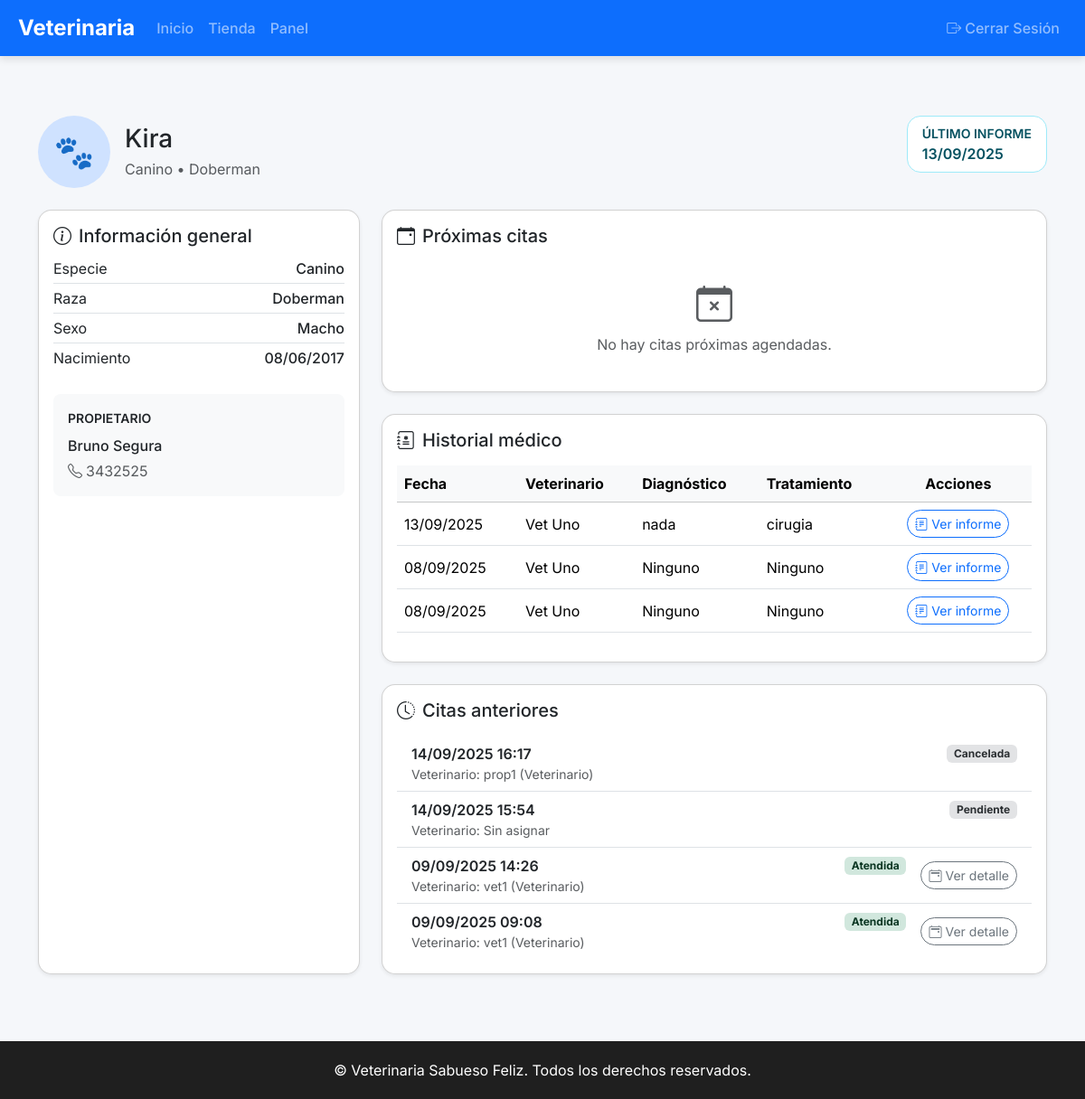
Before: /mascota/1/ (signed in) with the older database file.
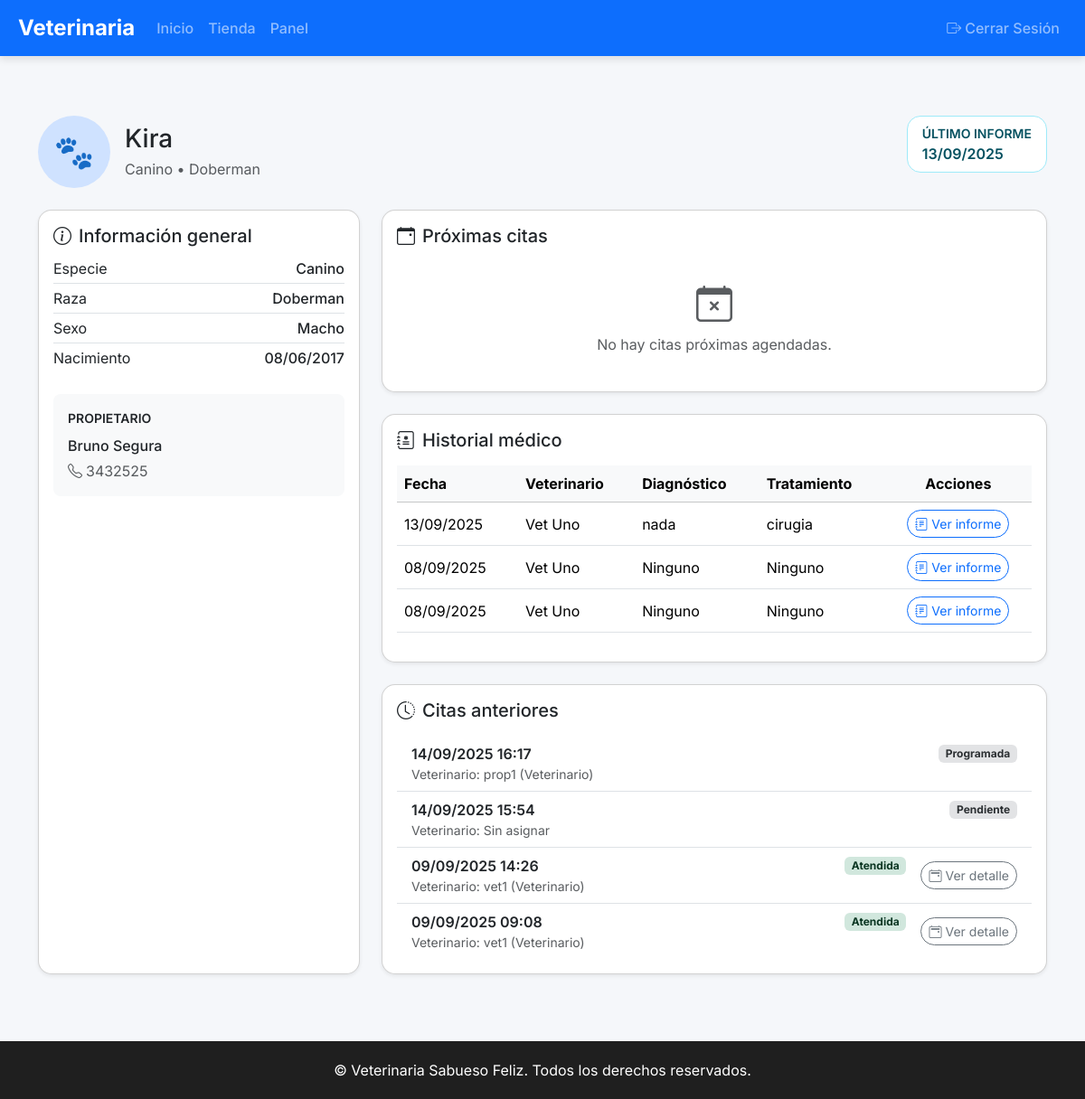
After: the same page with the newer database file.
### Core/models.py (models this page shows, shortened)
class Cita(models.Model):
    ESTADOS = (
        ("pendiente", "Pendiente"),
        ("programada", "Programada"),
        ("atendida", "Atendida"),
        ("cancelada", "Cancelada"),
    )
    TIPOS = (
        ("consulta", "Consulta"),
        ("vacunacion", "Vacunación"),
        ("cirugia", "Cirugía"),
    )
    paciente = models.ForeignKey(Paciente, on_delete=models.CASCADE)
    veterinario = models.ForeignKey(
        User,
        limit_choices_to={"rol": "VET"},
        on_delete=models.SET_NULL,
        null=True,
        blank=True,
    )
    fecha_solicitada = models.DateField(default=timezone.now)
    fecha_hora = models.DateTimeField(blank=True, null=True)
    duracion = models.IntegerField(default=30)  # duración en minutos
    tipo = models.CharField(max_length=50, choices=TIPOS, default="consulta")
    estado = models.CharField(max_length=20, choices=ESTADOS, default="pendiente")
    notas = models.TextField(blank=True)

class User(AbstractUser):
    ROLES = (
        ("ADMIN", "Administrador"),
        ("VET", "Veterinario"),
        ("ADMIN_OP", "Administrativo"),
        ("OWNER", "Propietario"),
    )
    rol = models.CharField(max_length=20, choices=ROLES)
    telefono = models.CharField(max_length=20, blank=True)
    direccion = models.CharField(max_length=200, blank=True)
    activo = models.BooleanField(default=True)
    avatar = models.ImageField(upload_to="avatars/", blank=True, null=True)
    especialidad = models.CharField(max_length=100, blank=True)  # para veterinarios
    def __str__(self):
        return f"{self.username} ({self.get_rol_display()})"

### Core/views.py (the view)
# urls.py: path('mascota/<int:paciente_id>/', views.detalle_mascota, name='detalle_mascota'),
@login_required
def detalle_mascota(request, paciente_id):
    paciente = get_object_or_404(Paciente, id=paciente_id)
    if request.user.rol == "OWNER" and paciente.propietario.user != request.user:
        messages.error(request, "No tienes permiso para ver esta mascota.")
        return redirect("dashboard")
    historiales_qs = HistorialMedico.objects.filter(paciente=paciente).order_by("-fecha")
    historiales = list(historiales_qs)
    citas_qs = (
        Cita.objects.filter(paciente=paciente)
        .select_related("veterinario", "historial_medico")
        .order_by("-fecha_solicitada", "-fecha_hora")
    )
    citas = list(citas_qs)
    historiales_por_fecha = {}
    for historial in historiales:
        fecha_hist = historial.fecha
        if timezone.is_aware(fecha_hist):
            fecha_hist = timezone.localtime(fecha_hist)
        historiales_por_fecha.setdefault(fecha_hist.date(), historial)
    for cita in citas:
        historial_relacionado = getattr(cita, "historial_medico", None)
        if historial_relacionado:
            cita.historial_relacionado = historial_relacionado
            continue
        fecha_cita = cita.fecha_hora
        if fecha_cita:
            if timezone.is_aware(fecha_cita):
                fecha_cita = timezone.localtime(fecha_cita)
        else:
            fecha_cita = datetime.combine(cita.fecha_solicitada, time.min)
            if timezone.is_naive(fecha_cita):
                fecha_cita = timezone.make_aware(
                    fecha_cita, timezone.get_current_timezone()
                )
        cita.historial_relacionado = historiales_por_fecha.get(fecha_cita.date())
    ahora = timezone.now()
    citas_confirmadas = [cita for cita in citas if cita.fecha_hora]
    citas_futuras = sorted(
        (cita for cita in citas_confirmadas if cita.fecha_hora >= ahora),
        key=lambda c: c.fecha_hora,
    )
    citas_pasadas = [
        cita for cita in citas_confirmadas if cita.fecha_hora < ahora
    ]
    ultima_consulta = historiales[0] if historiales else None
    proxima_cita = citas_futuras[0] if citas_futuras else None
    template = (
        "core/detalle_mascota_admin.html"
        if request.user.rol in {"ADMIN", "ADMIN_OP"}
        else "core/detalle_mascota.html"
    )
    return render(
        request,
        template,
        {
            "paciente": paciente,
            "historiales": historiales,
            "citas": citas,
            "citas_futuras": citas_futuras,
            "citas_pasadas": citas_pasadas,
            "ultima_consulta": ultima_consulta,
            "proxima_cita": proxima_cita,
        },
    )

### Core/templates/core/detalle_mascota.html (shortened to what the changed rows need)
{% extends "core/base.html" %}
{% block content %}
<div class="py-4">
    <div class="d-flex flex-column flex-lg-row align-items-center align-items-lg-start justify-content-between gap-4 mb-4">
        <div class="d-flex align-items-center gap-3">
            <div>
                <h1 class="h3 mb-1">{{ paciente.nombre }}</h1>
            </div>
        </div>
    </div>
    <div class="row g-4">
        <div class="col-lg-8">
            <div class="card shadow-sm">
                <div class="card-body">
                    {% if historiales %}
                    <div class="table-responsive">
                        <table class="table align-middle">
                            <thead class="table-light">
                                <tr>
                                    <th>Fecha</th>
                                    <th>Veterinario</th>
                                    <th>Diagnóstico</th>
                                    <th>Tratamiento</th>
                                    <th class="text-center">Acciones</th>
                                </tr>
                            </thead>
                        </table>
                    </div>
                    {% else %}
                    <div class="text-center py-4 text-muted">
                        <i class="bi bi-clipboard2-pulse display-6 d-block mb-2"></i>
                        <p class="mb-0">Todavía no hay informes médicos registrados.</p>
                    </div>
                    {% endif %}
                </div>
            </div>
            {% if citas_pasadas %}
            <div class="card shadow-sm mt-4">
                <div class="card-body">
                    <div class="list-group list-group-flush">
                        {% for cita in citas_pasadas %}
                        <div class="list-group-item">
                            <div class="d-flex flex-column flex-md-row justify-content-between align-items-md-center gap-3">
                                <div class="flex-grow-1">
                                    <div class="d-flex justify-content-between align-items-center">
                                        <span class="fw-semibold">
                                            {% if cita.fecha_hora %}
                                                {{ cita.fecha_hora|date:"d/m/Y H:i" }}
                                            {% else %}
                                                {{ cita.fecha_solicitada|date:"d/m/Y" }} · Horario no registrado
                                            {% endif %}
                                        </span>
                                        <span class="badge {% if cita.estado == 'atendida' %}bg-success-subtle text-success-emphasis{% else %}bg-secondary-subtle text-secondary-emphasis{% endif %}">
                                            {{ cita.get_estado_display }}
                                        </span>
                                    </div>
                                    <p class="mb-0 text-muted small">Veterinario: {{ cita.veterinario|default:"Sin asignar" }}</p>
                                </div>
                            </div>
                        </div>
                        {% endfor %}
                    </div>
                </div>
            </div>
            {% endif %}
        </div>
    </div>
</div>
{% endblock %}

Changed rows visible on the page:
changed Cita "prop1 (Veterinario)": estado "Cancelada" → "Programada"
